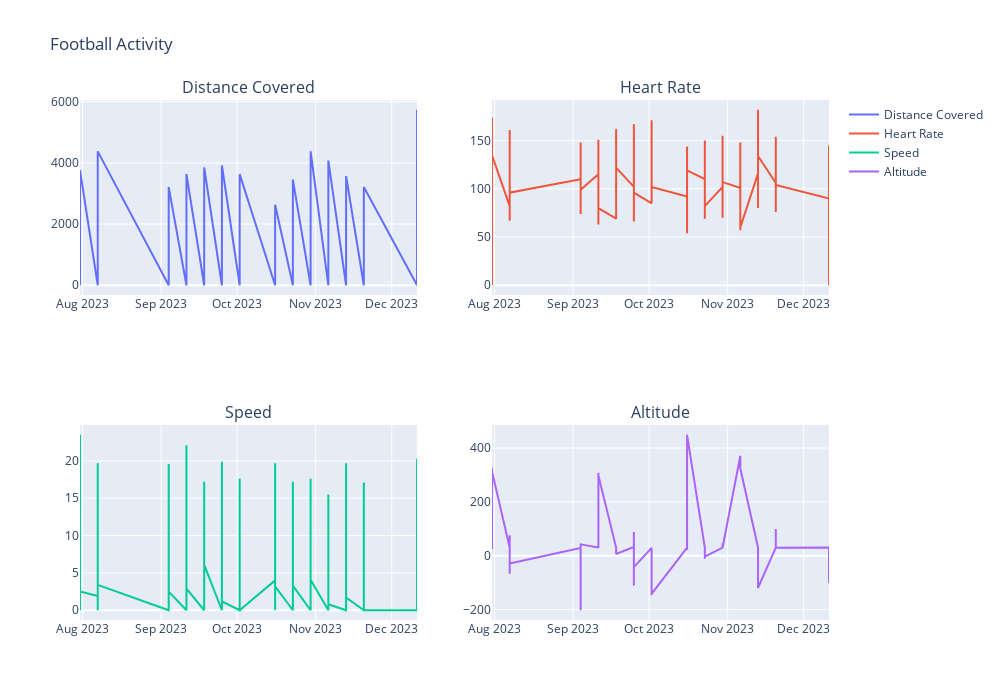

Notebook code cell kept with this figure:
### Markdown cell above
Heat map of position

### Code cell
fig = make_subplots(rows=2, cols=2, subplot_titles=("Distance Covered", "Heart Rate", "Speed", "Altitude"))

fig.add_trace(
    go.Scatter(x=clean_df['Date'], y=clean_df['Cumulative_Distance(m)'], name="Distance Covered"),
    row=1, col=1
)

fig.add_trace(
    go.Scatter(x=clean_df['Date'], y=clean_df['heart_rate'], name="Heart Rate"),
    row=1, col=2
)

fig.add_trace(
    go.Scatter(x=clean_df['Date'], y=clean_df['Speed(km/h)'], name="Speed"),
    row=2, col=1
)

fig.add_trace(
    go.Scatter(x=clean_df['Date'], y=clean_df['enhanced_altitude'], name="Altitude"),
    row=2, col=2
)

fig.update_layout(height=700, width=1000, title_text="Football Activity")

fig.show()

### Figure 1 — Plotly figure (JSON) as saved in the notebook; plotly's stock layout.template omitted (floating-point values rounded to 4 significant figures; data arrays with more than 128 entries replaced by an {"elided": "..."} marker saying what was removed)
{"data": [{"name": "Distance Covered", "type": "scatter", "x": {"elided": "21605 str values"}, "xaxis": "x", "y": {"elided": "21605 float values"}, "yaxis": "y"}, {"name": "Heart Rate", "type": "scatter", "x": {"elided": "21605 str values"}, "xaxis": "x2", "y": {"elided": "21605 int values"}, "yaxis": "y2"}, {"name": "Speed", "type": "scatter", "x": {"elided": "21605 str values"}, "xaxis": "x3", "y": {"elided": "21605 float values"}, "yaxis": "y3"}, {"name": "Altitude", "type": "scatter", "x": {"elided": "21605 str values"}, "xaxis": "x4", "y": {"elided": "21605 float values"}, "yaxis": "y4"}], "layout": {"annotations": [{"font": {"size": 16}, "showarrow": false, "text": "Distance Covered", "x": 0.225, "xanchor": "center", "xref": "paper", "y": 1, "yanchor": "bottom", "yref": "paper"}, {"font": {"size": 16}, "showarrow": false, "text": "Heart Rate", "x": 0.775, "xanchor": "center", "xref": "paper", "y": 1, "yanchor": "bottom", "yref": "paper"}, {"font": {"size": 16}, "showarrow": false, "text": "Speed", "x": 0.225, "xanchor": "center", "xref": "paper", "y": 0.375, "yanchor": "bottom", "yref": "paper"}, {"font": {"size": 16}, "showarrow": false, "text": "Altitude", "x": 0.775, "xanchor": "center", "xref": "paper", "y": 0.375, "yanchor": "bottom", "yref": "paper"}], "height": 700, "title": {"text": "Football Activity"}, "width": 1000, "xaxis": {"anchor": "y", "domain": [0, 0.45]}, "xaxis2": {"anchor": "y2", "domain": [0.55, 1]}, "xaxis3": {"anchor": "y3", "domain": [0, 0.45]}, "xaxis4": {"anchor": "y4", "domain": [0.55, 1]}, "yaxis": {"anchor": "x", "domain": [0.625, 1]}, "yaxis2": {"anchor": "x2", "domain": [0.625, 1]}, "yaxis3": {"anchor": "x3", "domain": [0, 0.375]}, "yaxis4": {"anchor": "x4", "domain": [0, 0.375]}}}
